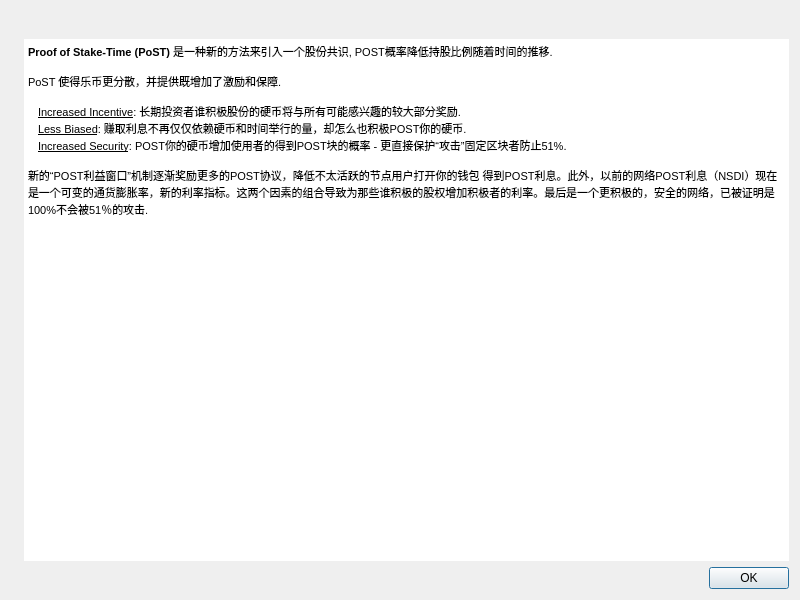
<?xml version="1.0" encoding="UTF-8"?>
<ui version="4.0">
 <class>PostDialog</class>
 <widget class="QDialog" name="PostDialog">
  <property name="geometry">
   <rect>
    <x>0</x>
    <y>0</y>
    <width>800</width>
    <height>600</height>
   </rect>
  </property>
  <property name="windowTitle">
   <string>About PoST</string>
  </property>
  <layout class="QHBoxLayout" name="horizontalLayout_2">
   <item>
    <widget class="QLabel" name="label_4">
     <property name="sizePolicy">
      <sizepolicy hsizetype="Preferred" vsizetype="Ignored">
       <horstretch>0</horstretch>
       <verstretch>0</verstretch>
      </sizepolicy>
     </property>
     <property name="pixmap">
      <pixmap resource="../bitcoin.qrc">:/images/aboutBackground</pixmap>
     </property>
    </widget>
   </item>
   <item>
    <layout class="QVBoxLayout" name="verticalLayout_2">
     <item>
      <layout class="QHBoxLayout" name="horizontalLayout">
       <property name="leftMargin">
        <number>2</number>
       </property>
       <property name="bottomMargin">
        <number>8</number>
       </property>
       <item>
        <widget class="QLabel" name="postLabel">
         <property name="cursor">
          <cursorShape>IBeamCursor</cursorShape>
         </property>
         <property name="text">
          <string notr="true"/>
         </property>
         <property name="pixmap">
          <pixmap resource="../bitcoin.qrc">:/images/post</pixmap>
         </property>
         <property name="alignment">
          <set>Qt::AlignCenter</set>
         </property>
         <property name="textInteractionFlags">
          <set>Qt::LinksAccessibleByMouse|Qt::TextSelectableByKeyboard|Qt::TextSelectableByMouse</set>
         </property>
        </widget>
       </item>
      </layout>
     </item>
     <item>
      <widget class="QTextEdit" name="description">
       <property name="frameShape">
        <enum>QFrame::NoFrame</enum>
       </property>
       <property name="horizontalScrollBarPolicy">
        <enum>Qt::ScrollBarAlwaysOff</enum>
       </property>
       <property name="undoRedoEnabled">
        <bool>false</bool>
       </property>
       <property name="readOnly">
        <bool>true</bool>
       </property>
       <property name="html">
        <string>&lt;!DOCTYPE HTML PUBLIC &quot;-//W3C//DTD HTML 4.0//EN&quot; &quot;http://www.w3.org/TR/REC-html40/strict.dtd&quot;&gt;
&lt;html&gt;&lt;head&gt;&lt;meta name=&quot;qrichtext&quot; content=&quot;1&quot; /&gt;&lt;style type=&quot;text/css&quot;&gt;
p, li { white-space: pre-wrap; }
&lt;/style&gt;&lt;/head&gt;&lt;body style=&quot; font-family:'MS Shell Dlg 2'; font-size:8.25pt; font-weight:400; font-style:normal;&quot;&gt;
&lt;p style=&quot; margin-top:0px; margin-bottom:0px; margin-left:0px; margin-right:0px; -qt-block-indent:0; text-indent:0px;&quot;&gt;&lt;span style=&quot; font-weight:600;&quot;&gt;Proof of Stake-Time (PoST)&lt;/span&gt; 是一种新的方法来引入一个股份共识, POST概率降低持股比例随着时间的推移.&lt;br /&gt;&lt;br /&gt;PoST 使得乐币更分散，并提供既增加了激励和保障.&lt;br /&gt;&lt;/p&gt;
&lt;p style=&quot; margin-top:0px; margin-bottom:0px; margin-left:10px; margin-right:0px; -qt-block-indent:0; text-indent:0px;&quot;&gt;&lt;span style=&quot; text-decoration: underline;&quot;&gt;Increased Incentive&lt;/span&gt;: 长期投资者谁积极股份的硬币将与所有可能感兴趣的较大部分奖励.&lt;/p&gt;
&lt;p style=&quot; margin-top:0px; margin-bottom:0px; margin-left:10px; margin-right:0px; -qt-block-indent:0; text-indent:0px;&quot;&gt;&lt;span style=&quot; text-decoration: underline;&quot;&gt;Less Biased&lt;/span&gt;: 赚取利息不再仅仅依赖硬币和时间举行的量，却怎么也积极POST你的硬币.&lt;/p&gt;
&lt;p style=&quot; margin-top:0px; margin-bottom:0px; margin-left:10px; margin-right:0px; -qt-block-indent:0; text-indent:0px;&quot;&gt;&lt;span style=&quot; text-decoration: underline;&quot;&gt;Increased Security&lt;/span&gt;: POST你的硬币增加使用者的得到POST块的概率 - 更直接保护“攻击”固定区块者防止51%.&lt;br /&gt;&lt;/p&gt;
&lt;p style=&quot; margin-top:0px; margin-bottom:0px; margin-left:0px; margin-right:0px; -qt-block-indent:0; text-indent:0px;&quot;&gt;新的“POST利益窗口”机制逐渐奖励更多的POST协议，降低不太活跃的节点用户打开你的钱包 得到POST利息。此外，以前的网络POST利息（NSDI）现在是一个可变的通货膨胀率，新的利率指标。这两个因素的组合导致为那些谁积极的股权增加积极者的利率。最后是一个更积极的，安全的网络，已被证明是100%不会被51％的攻击.&lt;/p&gt;&lt;/body&gt;&lt;/html&gt;</string>
       </property>
       <property name="cursorWidth">
        <number>1</number>
       </property>
       <property name="placeholderText">
        <string extracomment="This is the description of the change."/>
       </property>
      </widget>
     </item>
     <item>
      <widget class="QDialogButtonBox" name="buttonBox">
       <property name="orientation">
        <enum>Qt::Horizontal</enum>
       </property>
       <property name="standardButtons">
        <set>QDialogButtonBox::Ok</set>
       </property>
      </widget>
     </item>
    </layout>
   </item>
  </layout>
 </widget>
 <resources>
  <include location="../bitcoin.qrc"/>
 </resources>
 <connections>
  <connection>
   <sender>buttonBox</sender>
   <signal>rejected()</signal>
   <receiver>PostDialog</receiver>
   <slot>reject()</slot>
   <hints>
    <hint type="sourcelabel">
     <x>428</x>
     <y>308</y>
    </hint>
    <hint type="destinationlabel">
     <x>286</x>
     <y>274</y>
    </hint>
   </hints>
  </connection>
  <connection>
   <sender>buttonBox</sender>
   <signal>accepted()</signal>
   <receiver>PostDialog</receiver>
   <slot>accept()</slot>
   <hints>
    <hint type="sourcelabel">
     <x>360</x>
     <y>308</y>
    </hint>
    <hint type="destinationlabel">
     <x>157</x>
     <y>274</y>
    </hint>
   </hints>
  </connection>
 </connections>
</ui>
